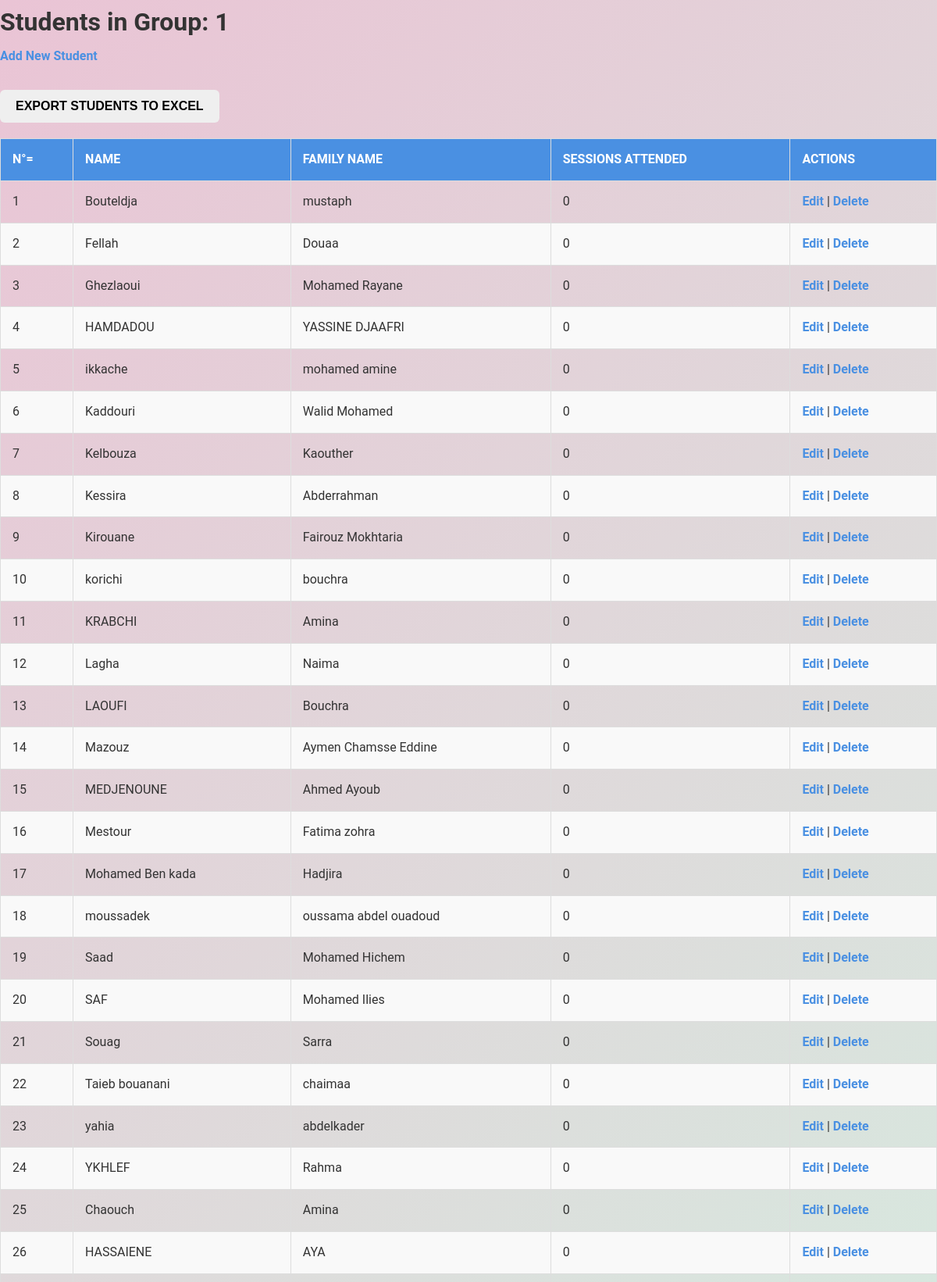
The app's page /group/1/students (upper part) with its own data.
### tables this page shows
CREATE TABLE groups (
        id INTEGER PRIMARY KEY AUTOINCREMENT,
        name TEXT NOT NULL,
        type TEXT NOT NULL,
        class_id INTEGER NOT NULL,
        FOREIGN KEY (class_id) REFERENCES classes (id)
    );

CREATE TABLE students (
        id INTEGER PRIMARY KEY AUTOINCREMENT,
        name TEXT NOT NULL,
        surname TEXT NOT NULL,
        sessions_attended INTEGER DEFAULT 0,
        group_id INTEGER NOT NULL,
        FOREIGN KEY (group_id) REFERENCES groups (id)
                 
    );

### app.py (the view)
@app.route('/group/<int:group_id>/students')
def view_students(group_id):
    try:
        conn = get_db_connection()
        group = conn.execute('SELECT * FROM groups WHERE id = ?', (group_id,)).fetchone()
        if not group:
            return f"Group with ID {group_id} not found.", 404
        students = conn.execute('''
            SELECT s.id, s.name, s.surname,
                   (SELECT COUNT(*) FROM attendance WHERE attendance.student_id = s.id AND attendance.status = 'present') AS sessions_attended
            FROM students s
            WHERE s.group_id = ?
        ''', (group_id,)).fetchall()
        conn.close()
        return render_template('students.html', group=group, students=students)
    except Exception as e:
        return f"An error occurred: {str(e)}"

### app.py (called while the page is built)
def get_db_connection():
    conn = sqlite3.connect('school.db')
    conn.row_factory = sqlite3.Row
    return conn

### templates/students.html (shortened to what this page needs)
<!DOCTYPE html>
<html lang="en">
<head>
    <link rel="stylesheet" href="enhanced_styles.css">
</head>
<body>
    <h1>Students in Group: {{ group.name }}</h1>
    <a href="{{ url_for('add_student', group_id=group.id) }}">Add New Student</a>
    <br><br>
     <a href="{{ url_for('export_students', group_id=group.id) }}" style="text-decoration: none;">
        <button type="button">Export Students to Excel</button>
    </a>
    <table border="1">
        <thead>
            <tr>
                <th>N°=</th>
                <th>Name</th>
                <th>Family Name</th>
                <th>Sessions Attended</th>
                <th>Actions</th>
            </tr>
        </thead>
        <tbody>
            {% if students %}
                {% for student in students %}
                <tr>
                    <td>{{ loop.index }}</td>
                    <td>{{ student.name }}</td>
                    <td>{{ student.surname }}</td>
                    <td>{{ student.sessions_attended }}</td>
                    <td>
                        <a href="{{ url_for('edit_student', student_id=student.id, group_id=group.id) }}">Edit</a>
                        |
                        <a href="{{ url_for('delete_student', student_id=student.id, group_id=group.id) }}" onclick="return confirm('Are you sure you want to delete this student?');">Delete</a>
                    </td>
                </tr>
                {% endfor %}
            {% else %}
                <tr>
                    <td colspan="5">No students found in this group.</td>
                </tr>
            {% endif %}
        </tbody>
    </table>
    <br>
</body>
</html>

### templates/enhanced_styles.css (style rules this page uses)
* { margin: 0; padding: 0; box-sizing: border-box; }
body { font-family: 'Roboto', sans-serif; background: linear-gradient(135deg, #EAC4D5, #D6EADF, #B8E0D2, #95B8D1, #809BCE); background-size: 200% 200%; color: #333; line-height: 1.8; margin: 0; padding: 0; animation: gradientMove 8s ease infinite; }
button { display: inline-block; padding: 12px 20px; font-size: 1rem; font-weight: bold; text-transform: uppercase; border-radius: 6px; cursor: pointer; transition: background-color 0.3s ease, transform 0.2s ease; border: none; }
table { width: 100%; border-collapse: collapse; margin: 20px 0; }
table th, table td { border: 1px solid #ddd; padding: 12px 15px; text-align: left; }
table th { background: #4a90e2; color: white; text-transform: uppercase; }
table tr:nth-child(even) { background: #f9f9f9; }
a { color: #4a90e2; text-decoration: none; font-weight: bold; }

### records on screen
groups: name "1"
students: name "Bouteldja", surname "mustaph", sessions_attended "0"
students: name "Fellah", surname "Douaa", sessions_attended "0"
students: name "Ghezlaoui", surname "Mohamed Rayane", sessions_attended "0"
students: name "HAMDADOU", surname "YASSINE DJAAFRI", sessions_attended "0"
students: name "ikkache", surname "mohamed amine", sessions_attended "0"
students: name "Kaddouri", surname "Walid Mohamed", sessions_attended "0"
students: name "Kelbouza", surname "Kaouther", sessions_attended "0"
students: name "Kessira", surname "Abderrahman", sessions_attended "0"
students: name "Kirouane", surname "Fairouz Mokhtaria", sessions_attended "0"
students: name "korichi", surname "bouchra", sessions_attended "0"
students: name "KRABCHI", surname "Amina", sessions_attended "0"
students: name "Lagha", surname "Naima", sessions_attended "0"
students: name "LAOUFI", surname "Bouchra", sessions_attended "0"
students: name "Mazouz", surname "Aymen Chamsse Eddine", sessions_attended "0"
students: name "MEDJENOUNE", surname "Ahmed Ayoub", sessions_attended "0"
students: name "Mestour", surname "Fatima zohra", sessions_attended "0"
students: name "Mohamed Ben kada", surname "Hadjira", sessions_attended "0"
students: name "moussadek", surname "oussama abdel ouadoud", sessions_attended "0"
students: name "Saad", surname "Mohamed Hichem", sessions_attended "0"
students: name "SAF", surname "Mohamed Ilies", sessions_attended "0"
students: name "Souag", surname "Sarra", sessions_attended "0"
students: name "Taieb bouanani", surname "chaimaa", sessions_attended "0"
students: name "yahia", surname "abdelkader", sessions_attended "0"
students: name "YKHLEF", surname "Rahma", sessions_attended "0"
students: name "Chaouch", surname "Amina", sessions_attended "0"
students: name "HASSAIENE", surname "AYA", sessions_attended "0"
